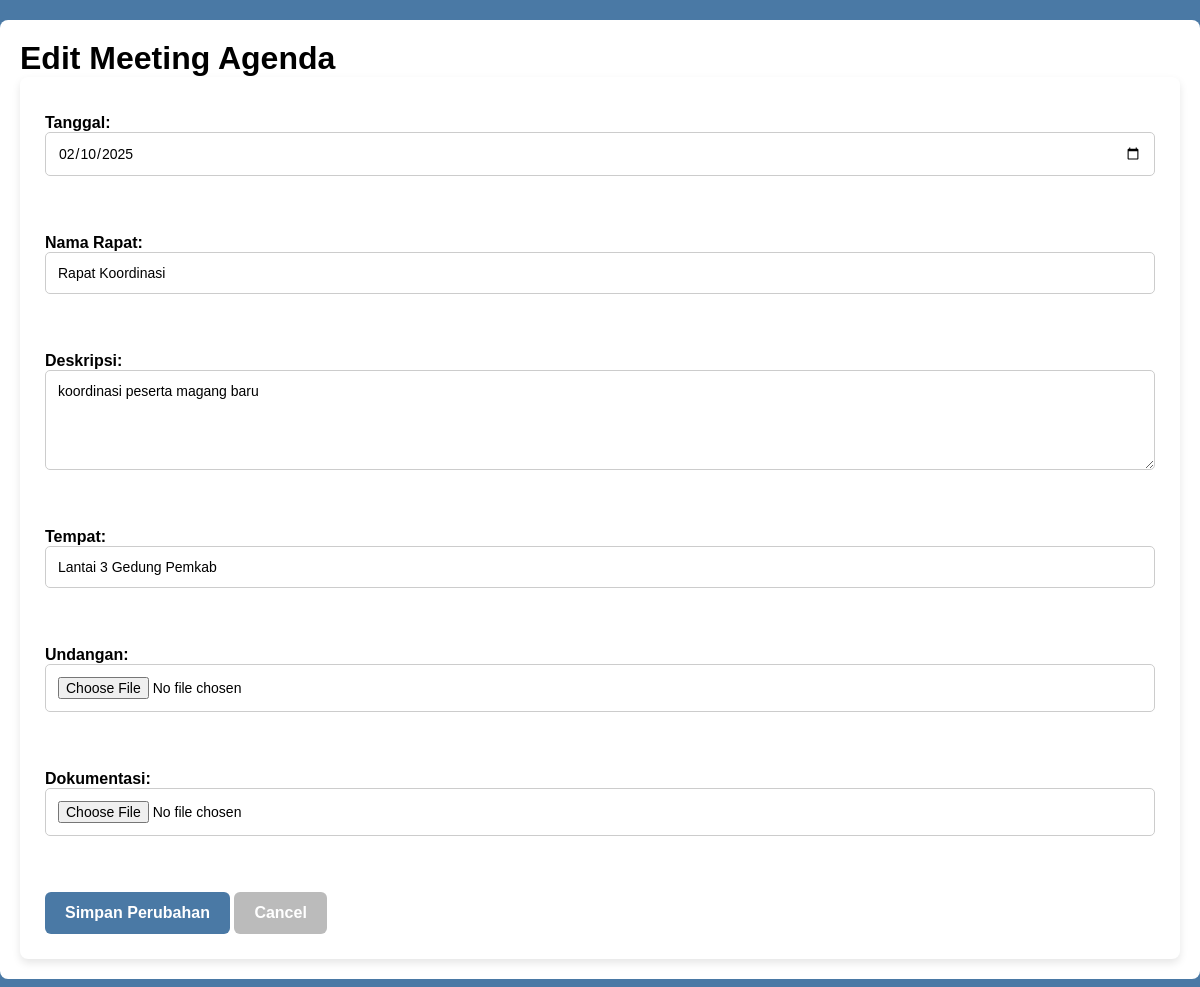
The app's page /edit_schedule.php?id=1 with its own data.
### tables this page shows
CREATE TABLE `agenda` (
  `id` int(11) NOT NULL,
  `schedule_name` varchar(255) NOT NULL,
  `date` date NOT NULL,
  `description` text NOT NULL,
  `location` varchar(255) NOT NULL,
  `invitation_letter` varchar(255) DEFAULT NULL,
  `documentation` varchar(255) DEFAULT NULL
);

### edit_schedule.php (the view, shortened to what this page needs)
<?php
include 'koneksierapat.php';
if (isset($_GET['id'])) {
    $agendaId = intval($_GET['id']);
    $query = "SELECT * FROM agenda WHERE id = ?";
    $stmt = $conn->prepare($query);
    $stmt->bind_param("i", $agendaId);
    $stmt->execute();
    $result = $stmt->get_result();
    if ($result->num_rows > 0) {
        $agenda = $result->fetch_assoc();
    } else {
        echo "<script>alert('Agenda tidak ditemukan!'); window.location.href='schedule.php';</script>";
        exit;
    }
} else {
    echo "<script>alert('ID agenda tidak ditemukan!'); window.location.href='schedule.php';</script>";
    exit;
}
?>
<!DOCTYPE html>
<html lang="id">
<head>
    <link rel="stylesheet" href="style.css">
</head>
<body>
    <main>
        <h1>Edit Meeting Agenda</h1>
        <form id="edit-agenda-form">
            <label for="edit-date">Tanggal:</label>
            <input type="date" id="edit-date" name="date" value="<?php echo $agenda['date']; ?>" required><br><br>
            <label for="edit-schedule-name">Nama Rapat:</label>
            <input type="text" id="edit-schedule-name" name="schedule_name" value="<?php echo $agenda['schedule_name']; ?>" required><br><br>
            <label for="edit-description">Deskripsi:</label>
            <textarea id="edit-description" name="description" required><?php echo $agenda['description']; ?></textarea><br><br>
            <label for="edit-location">Tempat:</label>
            <input type="text" id="edit-location" name="location" value="<?php echo $agenda['location']; ?>" required><br><br>
            <label for="edit-invitation">Undangan:</label>
            <input type="file" id="edit-invitation" name="invitation"><br><br>
            <label for="edit-documentation">Dokumentasi:</label>
            <input type="file" id="edit-documentation" name="documentation"><br><br>
            <div class="d-flex justify-content-end gap-2 mt-3">
                <button type="submit" class="btn btn-success">Simpan Perubahan</button>
                <button type="button" class="btn btn-secondary" onclick="window.location.href='schedule.php'">Cancel</button>
            </div>
        </form>
    </main>
</body>
</html>

### style.css (style rules this page uses)
* { margin: 0; padding: 0; box-sizing: border-box; font-family: 'Poppins', sans-serif; }
body { font-family: 'Poppins', sans-serif; display: flex; margin: 0; background: #f4f4f4; }
main { flex: 1; padding: 30px; background: white; border-radius: 10px; margin: 20px; width: 100%; max-width: none; }
form { background: white; padding: 25px; border-radius: 8px; box-shadow: 0px 4px 8px rgba(0, 0, 0, 0.1); display: flex; flex-direction: column; }
form label { font-weight: bold; margin-top: 12px; }
input, textarea { width: 100%; margin-bottom: 10px; padding: 12px; border: 1px solid #ccc; border-radius: 5px; font-size: 14px; }
textarea { resize: vertical; min-height: 100px; }
button { padding: 12px 20px; background: #4a79a5; color: white; border: none; border-radius: 6px; cursor: pointer; font-size: 16px; font-weight: bold; margin-top: 10px; transition: background 0.3s; }
button[type="button"] { background: #bbb; }

### edit_schedule.php (style rules this page uses)
body { background-color: #4a79a5; color: white; font-family: Arial, sans-serif; }
main { width: 50%; margin: 20px auto; background: white; color: black; padding: 20px; border-radius: 8px; }

### records on screen
agenda: date "02/10/2025", schedule_name "Rapat Koordinasi", description "koordinasi peserta magang baru", location "Lantai 3 Gedung Pemkab"
